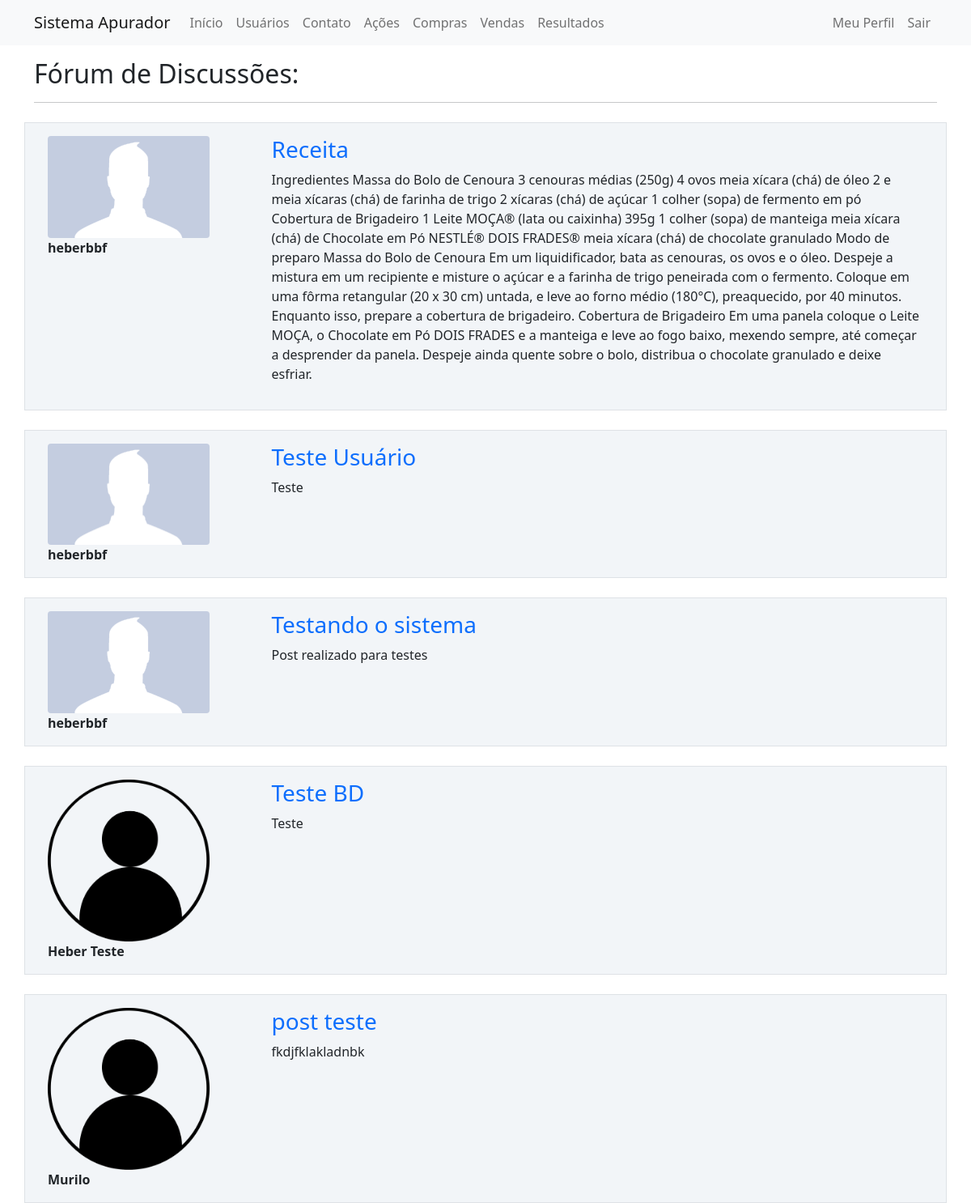
Screenshot of /forum (signed in) with the database file from the repository.
### app/models.py (models this page shows, shortened)
class Post(database.Model):
    id = database.Column(database.Integer, primary_key=True)
    titulo = database.Column(database.String, nullable=False)
    corpo = database.Column(database.Text, nullable=False)
    data_criacao = database.Column(database.DateTime, nullable=False, default=datetime.utcnow)
    id_usuario = database.Column(database.Integer, database.ForeignKey('usuario.id'), nullable=False)

class Usuario(database.Model, UserMixin):
    id = database.Column(database.Integer, primary_key=True)
    username = database.Column(database.String, nullable=False)
    email = database.Column(database.String, nullable=False, unique=True)
    senha = database.Column(database.String, nullable=False)
    foto_perfil = database.Column(database.String, default='default.jpg')
    posts = database.relationship('Post', backref='autor', lazy=True)
    cursos = database.Column(database.String, nullable=False, default='Não Informado')
    compras = database.relationship('Compras', backref='autor', lazy=True)
    vendas = database.relationship('Vendas', backref='autor', lazy=True)
    apuracao = database.relationship('Apuracao', backref='autor', lazy=True)

### app/routes.py (the view)
@app.route('/forum')
def forum():
    posts = Post.query.order_by(Post.id.desc())
    return render_template('forum.html', posts=posts)

### app/models.py (called while the page is built)
@login_manager.user_loader
def load_usuario(id_usuario):
    return Usuario.query.get(int(id_usuario))

### app/templates/forum.html (shortened to what this page needs)
{% extends 'base.html' %}
{% block body %}
        <div class="container mt-3">
            <h2>Fórum de Discussões:</h2>
            <hr>
            {% for post in posts %}
            <div class="row border mt-4 p-3 meupost">
                <div class="col col-3">
                    <div class="image pe-2"> <img src=" {{ url_for('static', filename='fotos_perfil/{}'.format(post.autor.foto_perfil)) }}" class="rounded" width="200"> </div>
                    <strong>{{ post.autor.username }}</strong>
                </div>
                <div class="col col-9">
                    <a style="text-decoration: none" href="{{ url_for('exibir_post', post_id=post.id) }}"><h3>{{ post.titulo }}</h3></a>
                    <p>{{ post.corpo }}</p>
                </div>
            </div>
            {% endfor %}
        </div>
{% endblock %}

### app/static/main.css (style rules this page uses)
.meupost { background: #f2f5f8 !important; }

### rows the page displays
Post: foto_perfil (picture), autor.username "heberbbf", titulo "Receita", corpo "Ingredientes Massa do Bolo de Cenoura 3 cenouras médias (250g) 4 ovos meia xícara (chá) de óleo 2 e meia xícaras (chá) de farinha de trigo 2 xícaras (chá) de açúcar 1 colher (sopa) de fermento em pó Cobertura de Brigadeiro 1 Leite MOÇA® (lata ou caixinha) 395g 1 colher (sopa) de manteiga meia xícara (chá) de Chocolate em Pó NESTLÉ® DOIS FRADES® meia xícara (chá) de chocolate granulado Modo de preparo Massa do Bolo de Cenoura Em um liquidificador, bata as cenouras, os ovos e o óleo. Despeje a mistura em um recipiente e misture o açúcar e a farinha de trigo peneirada com o fermento. Coloque em uma fôrma retangular (20 x 30 cm) untada, e leve ao forno médio (180°C), preaquecido, por 40…"
Post: foto_perfil (picture), autor.username "heberbbf", titulo "Teste Usuário", corpo "Teste"
Post: foto_perfil (picture), autor.username "heberbbf", titulo "Testando o sistema", corpo "Post realizado para testes"
Post: foto_perfil (placeholder picture), autor.username "Heber Teste", titulo "Teste BD", corpo "Teste"
Post: foto_perfil (placeholder picture), autor.username "Murilo", titulo "post teste", corpo "fkdjfklakladnbk"
